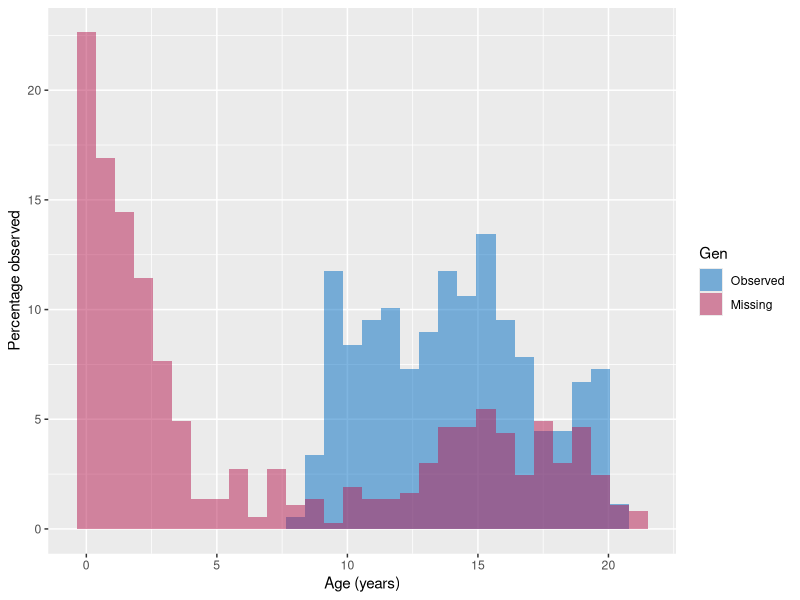
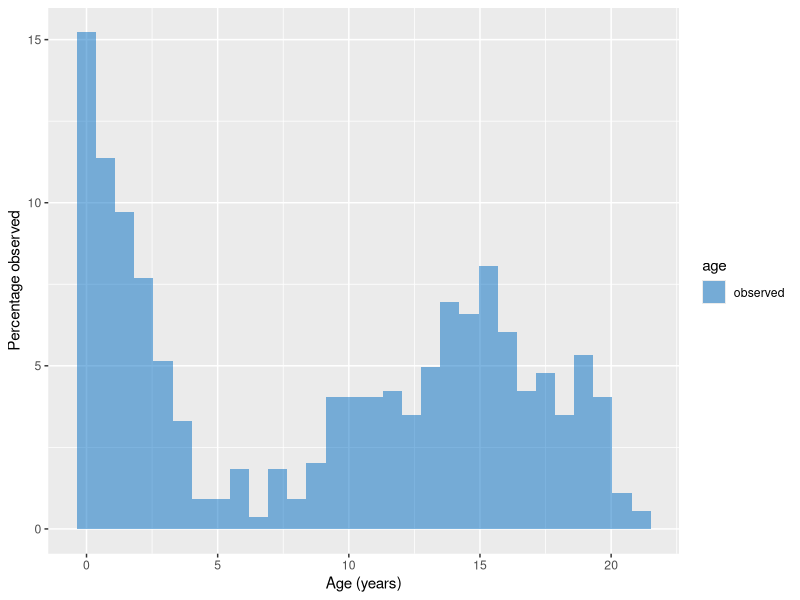
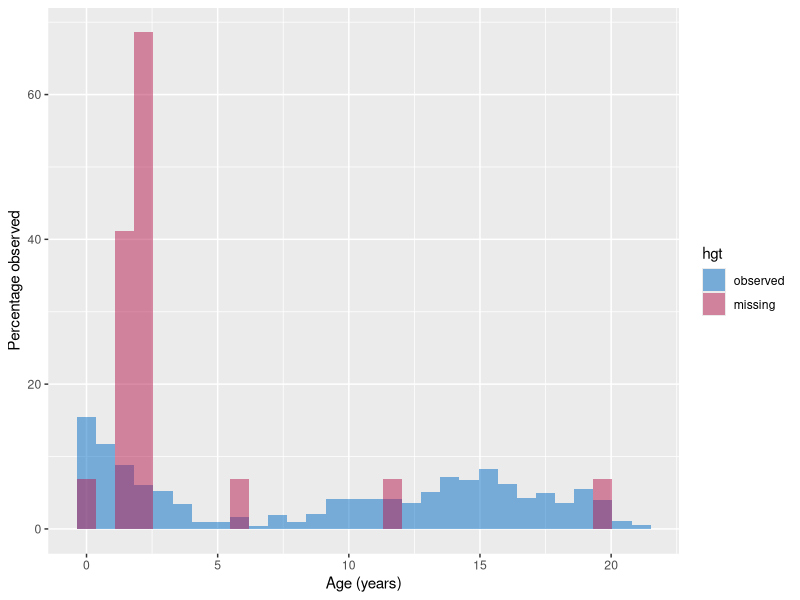
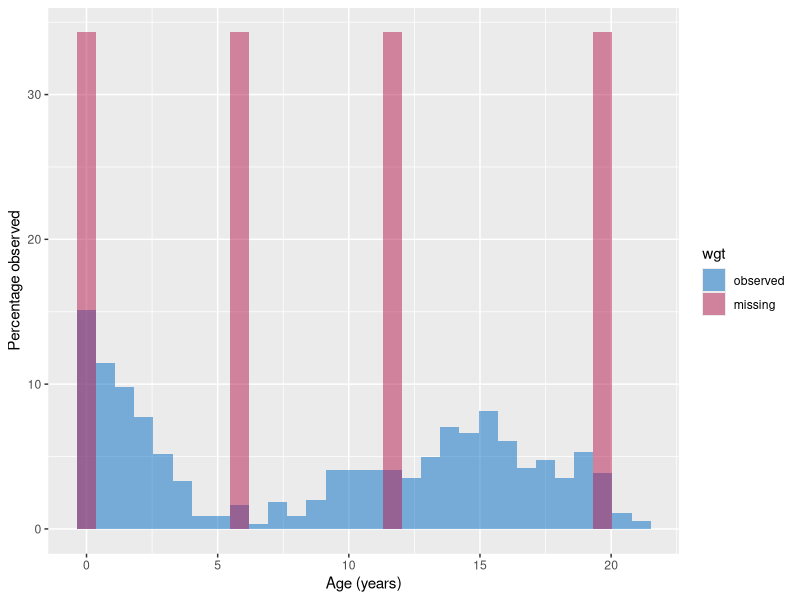
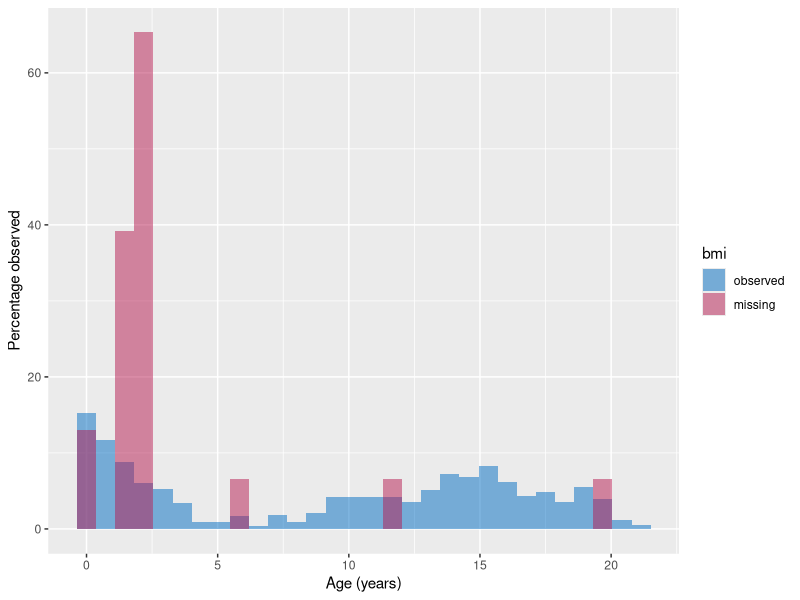
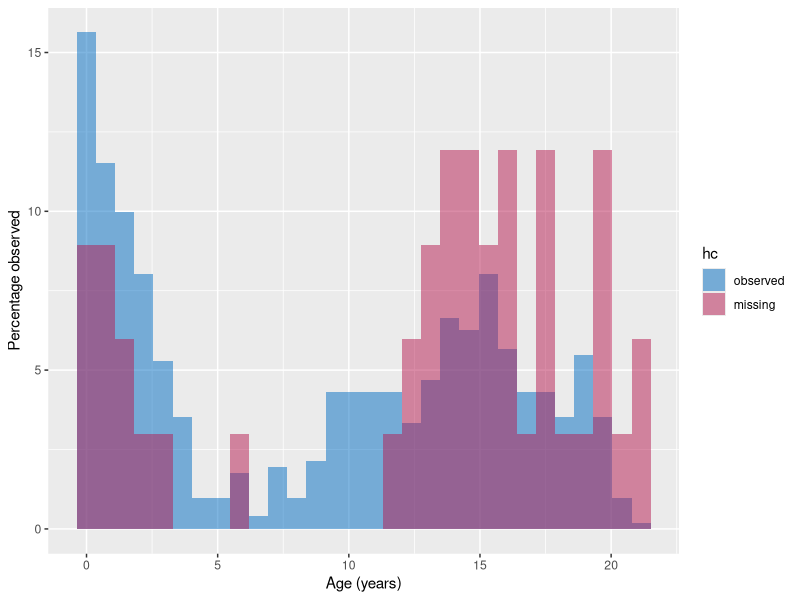
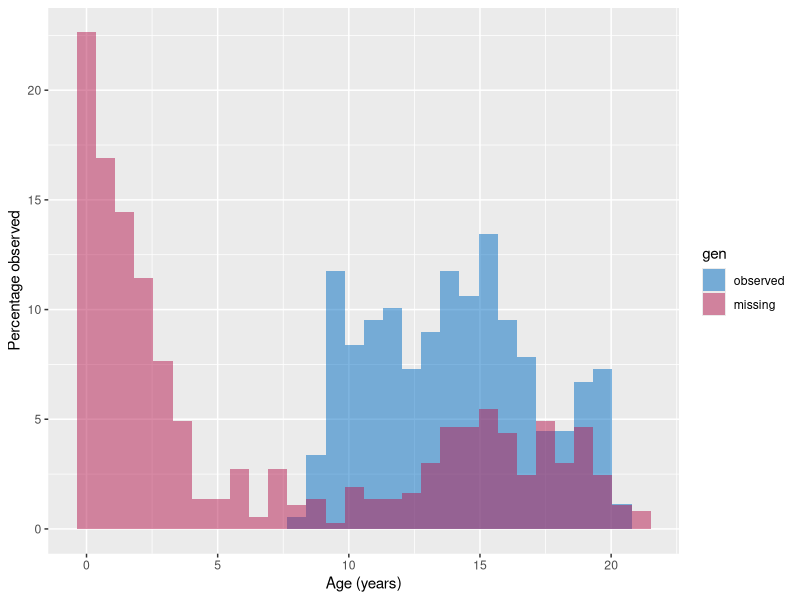
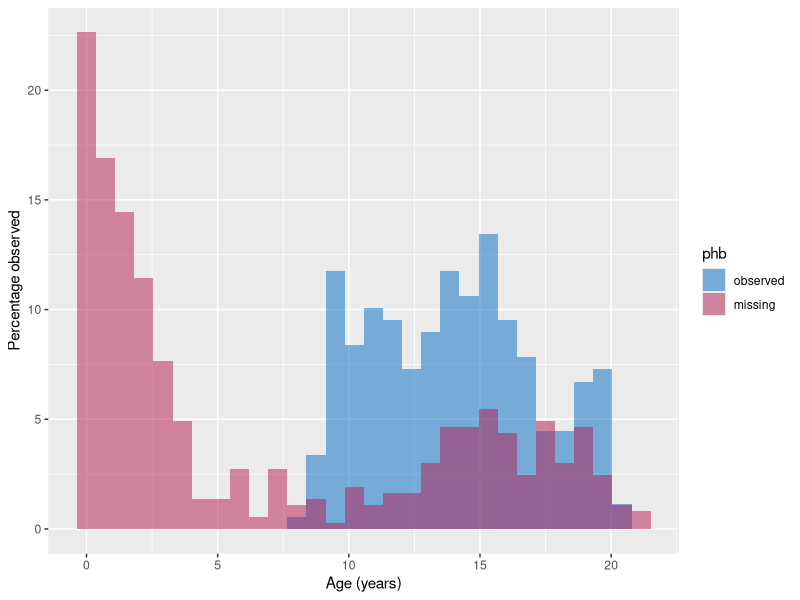

These charts were generated, in order, by the following R code:
## ---- chunk 1
# set-up environment
library(mice) # Data imputation
library(dplyr) # Data manipulation
library(magrittr)
library(broom)
library(ggplot2)
library(purrr)
set.seed(123)
## ---- chunk 2
# # pre-processing
# Rgen <- is.na(boys$gen)
# levels(Rgen) <- c("Missing", "Observed")
dat <- boys # %>% as_tibble # %>% cbind(Rgen)

# plot relation between observed values in age and missingness in gen
dat %>%
  ggplot(aes(x = age, fill = is.na(gen))) +
  geom_histogram(aes(y = 100 * ..density..),
                 alpha = 0.5,
                 position = 'identity') +
  xlab("Age (years)") +
  ylab("Percentage observed") +
  scale_fill_manual(
    name = "Gen",
    breaks = c("FALSE", "TRUE"),
    labels = c("Observed", "Missing"),
    values = c("#006CC2", "#B61A51")
  )

# evaluate statistically
out_Rgen <- dat %>% lm(age ~ is.na(gen), data = .)
out_int <- dat %>% lm(age ~ 1, data = .)
anova(out_int, out_Rgen)
## ---- chunk 3
out_gen <- dat %>% lm(age ~ gen, data = .)
out_int_gen <- dat %>% filter(!is.na(gen)) %>% lm(age ~ 1, data = .)
anova(out_int_gen, out_gen)
## ---- chunk 4
# explore map functionalities
test_miss <- function(.x){
  return(is.na(.x))
}
map(c(1, NA, 4, 7), test_miss)  

# inline function
map_df(c(1, NA, 4, 7), function(.x) {
  return(data.frame(entry = .x, 
                    is_NA = test_miss(.x)))
})

# shorter inline function
map_df(c(1, NA, 4, 7), ~{
  return(data.frame(entry = .x, 
                    is_NA = test_miss(.x)))
})

# test map functionalities
dat %>%  map_df(is.na)
dat %>% map_df(~(data.frame(n_miss = sum(is.na(.x)),
                                  class = class(.x))),
                     .id = "variable")

# apply map to our own problem
interc_only <- dat %>% lm(age ~ 1, data = .)
#age <- dat[,1]
# output_for_table <- dat %>% 
#   map(~{lm(dat$age~is.na(.x)) %>% 
#       anova(interc_only, .)}, .id = "variable")
dat %>% 
  map(~{lm(age~is.na(.x), data = dat) %>% anova(interc_only, .)})
      
# this works, but only for age as outcome. now apply to all variables.

## ---- chunk 5
# plot this for each missingness indicator
vars <- names(dat)
vars %>%
  map(~{ggplot(data=dat, aes(x = age, fill = is.na(.data[[.x]]))) +
  geom_histogram(aes(y = 100 * ..density..),
                 alpha = 0.5,
                 position = 'identity') +
  xlab("Age (years)") +
  ylab("Percentage observed") +
  scale_fill_manual(
    name = .x,
    breaks = c("FALSE", "TRUE"),
    labels = c("observed", "missing"),
    values = c("#006CC2", "#B61A51")
  )})

# now for all vars as outcome
## ---- chunk 6
# apply map to our own problem
interc_only <- dat %>% lm(age ~ 1, data = .)
vars <- names(dat)
#dat %>% map(~class(.x)=="numeric")
#dat[ ,map_lgl(dat, is.numeric)]
#dat %>% map(~is.numeric(.x)) select_if(x, is.numeric)
cont_vars <- dat %>% select_if(is.numeric) %>% names()
#walk(cont_vars,~ walk(vars, ~ print(paste(.x, .y, sep = "-")),.y=.x))
#test <- map(cont_vars, function(x) map(vars, function(y) c(x,y)))
#test <- map(cont_vars, function(x) map(vars, function(y) c(dat[1,x],is.na(dat[1,y]))))
test <- map(cont_vars, function(x) map(vars, function(y) lm(dat[,x]~is.na(dat[,y]))))

# this works for the lm, but not yet for the intercep-only model
#all_interc_only <- cont_vars %>% map(~lm(dat[,.x] ~ 1))
# test2 <- map(cont_vars, function(x) map(vars, function(y) lm(dat[,x]~is.na(dat[,y])) %>% anova(interc_only[[x]], .)))
# map(test, function(x) map(interc_only, function(y) anova(y,x)))
test <- map(cont_vars, function(x) map(vars, function(y) {anova(lm(dat[,x]~1), lm(dat[,x]~is.na(dat[,y])))}))


